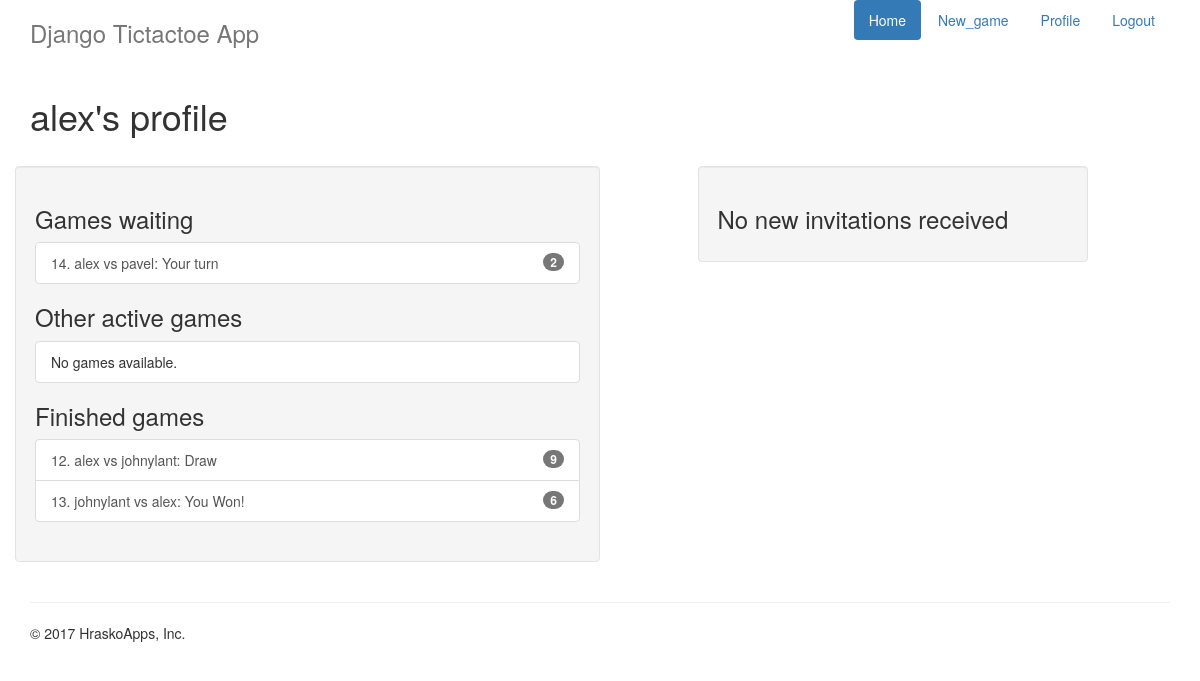
/user/home (signed in), run on the app's committed database.
### tictactoe/models.py (models this page shows, shortened)
class Game(models.Model):
    first_player = models.ForeignKey(User, related_name="games_first_player")
    second_player = models.ForeignKey(User, related_name="games_second_player")
    next_to_move = models.ForeignKey(User, related_name="games_to_move")
    start_time = models.DateTimeField(auto_now_add=True)
    last_active = models.DateTimeField(auto_now=True)
    status = models.CharField(max_length=1, default='A', choices=GAME_STATUS_CHOICES)
    objects = GamesManager()
    def __str__(self):
        return "{0}. {1} vs {2}".format(self.id, self.first_player, self.second_player)

### user/views.py (the view)
@login_required
def home(request):
    my_games = Game.objects.games_for_user(request.user)
    active_games = my_games.filter(status="A")
    finished_games = my_games.exclude(status="A")
    waiting_games = active_games.filter(next_to_move=request.user)
    other_games = active_games.exclude(next_to_move=request.user)
    invitations = request.user.invitations_received.all()
    context = {'other_games': other_games,
                'waiting_games': waiting_games,
                'finished_games': finished_games,
                'invitations': invitations}
    return render(request, "user/home.html", context)

### tictactoe/models.py (called while the page is built)
    def games_for_user(self, user):
        return super(GamesManager, self).get_queryset().filter(
            Q(first_player_id=user.id) | Q(second_player_id=user.id))

### user/templates/user/home.html
{% extends "base.html" %}
{% block title %}
{{user.username}}'s profile
{% endblock title %}
{% block content %}
    <div class="row">
        <div class="well col-md-6">
          {% include "tictactoe/game_list_snippet.html" with header="Games waiting" games_list=waiting_games %}
          {% include "tictactoe/game_list_snippet.html" with header="Other active games" games_list=other_games %}
          {% include "tictactoe/game_list_snippet.html" with header="Finished games" games_list=finished_games %}
        </div>
        <div class="well col-sm-4 col-sm-push-1">
          {% if invitations %}
            <h3 class="panel-header">Open Invitations</h3>
            <div class="list-group">
              {% for inv in invitations %}
                <a class="list-group-item" href="{% url 'tictactoe_accept_invitation' pk=inv.id %}">
                  {{ inv.from_user.username }} has invited you to a game!
                </a>
              {% endfor %}
            </div>
          {% else %}
            <h3 class="panel-header">No new invitations received</h3>
          {% endif %}
        </div>
      </div>
{% endblock content %}

### tictactoe/templates/tictactoe/game_list_snippet.html
<h3 class="panel-header">{{header}} </h3>
<div class="list-group">
  {% for game in games_list %}
    <a class="list-group-item" href="{% url 'tictactoe_game_detail' pk=game.id %}">
      {{ game }}:
      {% if game.status == "A" %}
        {% if game.next_to_move == user %} Your turn {% else %} Waiting for {{ game.next_to_move.username }} {% endif %}
      {% elif game.status == "D" %}
        Draw
      {% elif game.status == "F" and user == game.first_player %}
        You Won!
      {% elif game.status == "S" and user == game.second_player %}
        You Won!
      {% else %}
        You Lost!
      {% endif %}
      <span class="badge">{{game.move_set.count}}</span></a>
  {% empty %}
    <span class="list-group-item">No games available.</span>
  {% endfor %}
</div>

### data on the page
Game: id+first_player+second_player "14. alex vs pavel", status "Your turn", move_set.count "2"
Game: id+first_player+second_player "12. alex vs johnylant", status "Draw", move_set.count "9"
Game: id+first_player+second_player "13. johnylant vs alex", status "You Won!", move_set.count "6"

### other printed values
{{ user.username }} "alex"
{{ header }} "Games waiting Other active games Finished games"
